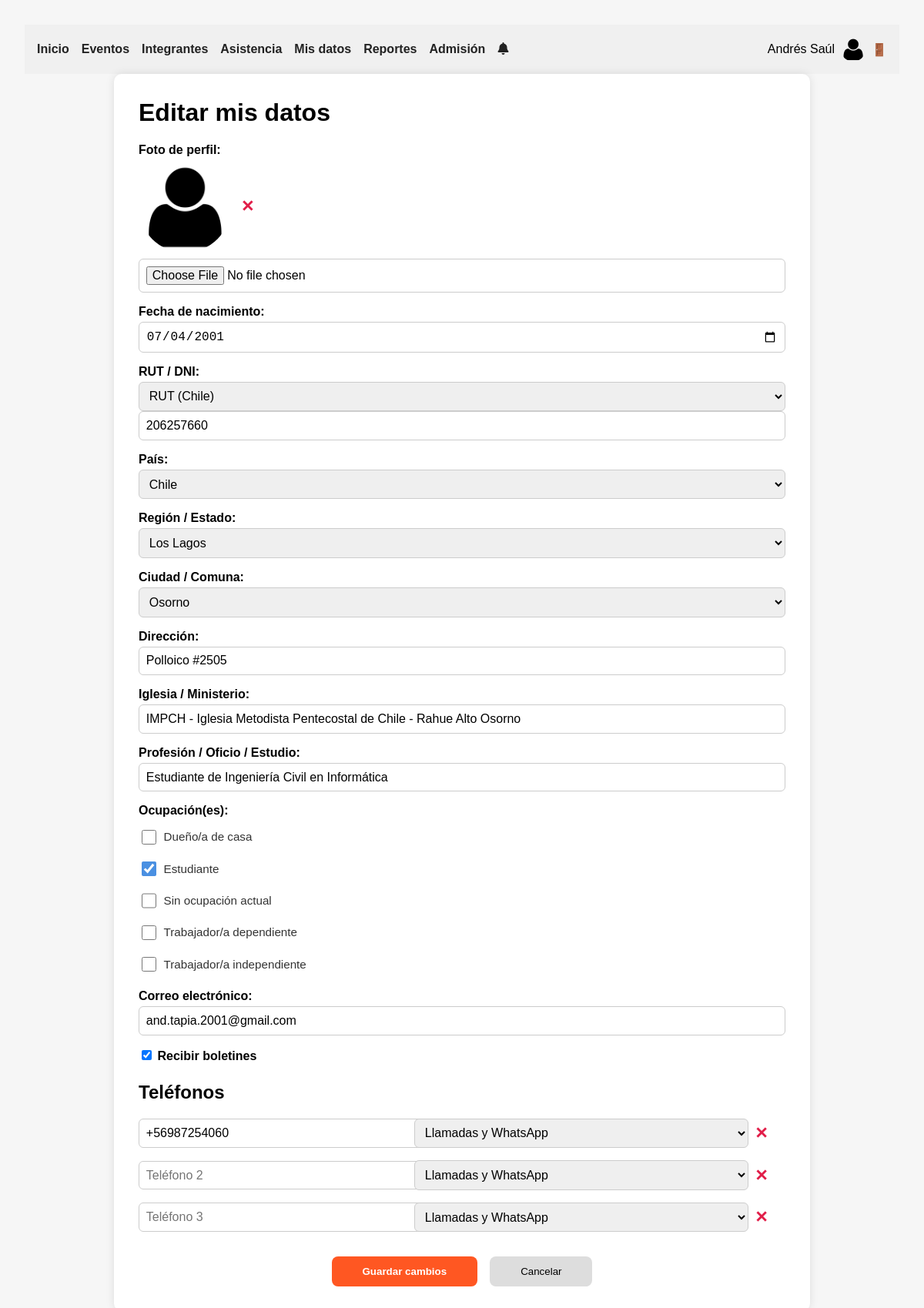
/editar_mis_datos.php (signed in), run on the app's committed database.
### tables this page shows
CREATE TABLE `usuarios` (
  `id_usuario` int(11) NOT NULL,
  `nombres` varchar(60) NOT NULL,
  `apellido_paterno` varchar(30) NOT NULL,
  `apellido_materno` varchar(30) DEFAULT NULL,
  `foto_perfil` varchar(255) DEFAULT NULL,
  `fecha_nacimiento` date DEFAULT NULL,
  `rut_dni` varchar(13) NOT NULL,
  `id_pais` int(11) NOT NULL,
  `id_region_estado` int(11) DEFAULT NULL,
  `id_ciudad_comuna` int(11) DEFAULT NULL,
  `direccion` varchar(255) DEFAULT NULL,
  `iglesia_ministerio` varchar(255) DEFAULT NULL,
  `profesion_oficio_estudio` varchar(255) DEFAULT NULL,
  `password` varchar(255) DEFAULT NULL,
  `fecha_registro` date NOT NULL,
  `ultima_actualizacion` timestamp NULL DEFAULT NULL
);

CREATE TABLE `paises` (
  `id_pais` int(11) NOT NULL,
  `nombre_pais` varchar(100) NOT NULL
);

CREATE TABLE `region_estado` (
  `id_region_estado` int(11) NOT NULL,
  `nombre_region_estado` varchar(100) NOT NULL,
  `id_pais` int(11) DEFAULT NULL
);

CREATE TABLE `ciudad_comuna` (
  `id_ciudad_comuna` int(11) NOT NULL,
  `nombre_ciudad_comuna` varchar(100) NOT NULL,
  `id_region_estado` int(11) DEFAULT NULL
);

CREATE TABLE `ocupaciones` (
  `id_ocupacion` int(11) NOT NULL,
  `nombre` varchar(50) NOT NULL
);

CREATE TABLE `correos_electronicos` (
  `correo_electronico` varchar(320) NOT NULL,
  `id_usuario` int(11) NOT NULL,
  `boletin` tinyint(1) DEFAULT 1,
  `verified` tinyint(1) NOT NULL DEFAULT 0,
  `verify_token` varchar(64) DEFAULT NULL,
  `token_expires` datetime DEFAULT NULL
);

CREATE TABLE `telefonos` (
  `id_usuario` int(11) NOT NULL,
  `telefono` varchar(16) NOT NULL,
  `es_principal` tinyint(1) DEFAULT NULL,
  `id_descripcion_telefono` int(11) DEFAULT NULL
);

CREATE TABLE `descripcion_telefonos` (
  `id_descripcion_telefono` int(11) NOT NULL,
  `nombre_descripcion_telefono` varchar(50) DEFAULT NULL
);

### lib_auth.php (called while the page is built, shortened)
<?php
function user_is_lider_nac(PDO $pdo,int $uid): bool {
    $q = $pdo->prepare(
        "SELECT 1 FROM integrantes_equipos_proyectos
         WHERE id_usuario=? AND id_equipo_proyecto=1 LIMIT 1");
    $q->execute([$uid]);
    return (bool)$q->fetchColumn();
}
function user_can_use_reports(PDO $pdo,int $uid): bool {
    return user_is_lider_nac($pdo,$uid) || user_is_privileged($pdo,$uid);
}

### editar_mis_datos.php (the view, shortened to what this page needs)
<?php
require 'conexion.php';
$id_usuario = $_SESSION['id_usuario'];
$stmt = $pdo->prepare("
  SELECT nombres, foto_perfil
    FROM usuarios
   WHERE id_usuario = :id
");
$stmt->execute(['id' => $id_usuario]);
$navUser = $stmt->fetch(PDO::FETCH_ASSOC);
$stmt = $pdo->prepare("SELECT * FROM usuarios WHERE id_usuario = :id");
$stmt->execute(['id' => $id_usuario]);
$user = $stmt->fetch(PDO::FETCH_ASSOC);
$descList = $pdo->query("
  SELECT id_descripcion_telefono AS clave, nombre_descripcion_telefono AS nombre
    FROM descripcion_telefonos
   ORDER BY nombre_descripcion_telefono
")->fetchAll(PDO::FETCH_ASSOC);
$telRows = $pdo->prepare("
  SELECT telefono, id_descripcion_telefono AS tipo_telefono
    FROM telefonos
   WHERE id_usuario = :id
   ORDER BY es_principal DESC
   LIMIT 3
");
$telRows->execute(['id' => $id_usuario]);
$telefonos = $telRows->fetchAll(PDO::FETCH_ASSOC);
$stmt = $pdo->prepare("
  SELECT correo_electronico AS correo, boletin
    FROM correos_electronicos
   WHERE id_usuario = :id
   LIMIT 1
");
$stmt->execute(['id' => $id_usuario]);
$emailData = $stmt->fetch(PDO::FETCH_ASSOC);
$ocupList = $pdo->query("
  SELECT id_ocupacion, nombre
    FROM ocupaciones
")->fetchAll(PDO::FETCH_ASSOC);
$stmt = $pdo->prepare("
  SELECT id_ocupacion
    FROM usuarios_ocupaciones
   WHERE id_usuario = :id
");
$stmt->execute(['id' => $id_usuario]);
$userOcupIds = array_column($stmt->fetchAll(PDO::FETCH_ASSOC), 'id_ocupacion');
$paises = $pdo->query("
  SELECT id_pais, nombre_pais
    FROM paises
")->fetchAll(PDO::FETCH_ASSOC);
$regionesStmt = $pdo->prepare("
  SELECT id_region_estado, nombre_region_estado
    FROM region_estado
   WHERE id_pais = :p
");
$regionesStmt->execute(['p' => $user['id_pais']]);
$regionList = $regionesStmt->fetchAll(PDO::FETCH_ASSOC);
$ciudadesStmt = $pdo->prepare("
  SELECT id_ciudad_comuna, nombre_ciudad_comuna
    FROM ciudad_comuna
   WHERE id_region_estado = :r
");
$ciudadesStmt->execute(['r' => $user['id_region_estado']]);
$ciudadList = $ciudadesStmt->fetchAll(PDO::FETCH_ASSOC);
$defaultVersion = filemtime(__DIR__ . '/uploads/fotos/default.png');
?>
<!DOCTYPE html>
<html lang="es">
<head>
  <link rel="stylesheet" href="styles/main.css">
  <link rel="stylesheet"
        href="https://cdnjs.cloudflare.com/ajax/libs/font-awesome/6.4.0/css/all.min.css">
  <link rel="stylesheet"
        href="https://cdnjs.cloudflare.com/ajax/libs/intl-tel-input/17.0.8/css/intlTelInput.min.css">
</head>
<body>
  <nav>
    <div class="menu">
      <a href="home.php">Inicio</a>
      <a href="eventos.php">Eventos</a>
      <a href="integrantes.php">Integrantes</a>
      <a href="asistencia.php">Asistencia</a>
      <a href="ver_mis_datos.php">Mis datos</a>
      <?php
      require_once 'lib_auth.php';
      $uid = $_SESSION['id_usuario'] ?? 0;
      if (user_can_use_reports($pdo,$uid)): ?>
          <a href="reportes.php">Reportes</a>
      <?php endif; ?>
      <a href="admision.php">Admisión</a>
      <a href="#"><i class="fas fa-bell"></i></a>
    </div>
    <div class="perfil">
      <span id="nombre-usuario"><?=htmlspecialchars($navUser['nombres'])?></span>
      <img id="foto-perfil-nav"
          src="<?=htmlspecialchars($navUser['foto_perfil']?:'uploads/fotos/default.png')?>?v=<?= $defaultVersion ?>"
          alt="Foto de <?=htmlspecialchars($navUser['nombres'])?>">
      <a href="#" id="logout" title="Cerrar sesión">🚪</a>
    </div>
  </nav>
  <div class="container">
    <h1>Editar mis datos</h1>
    <form id="form-editar" novalidate enctype="multipart/form-data">
      <div class="grupo">
        <label>Foto de perfil:</label>
        <div class="foto-wrapper">
          <img id="foto_perfil"
              src="<?=htmlspecialchars($user['foto_perfil'] ?: 'uploads/fotos/default.png')?>?v=<?= $defaultVersion ?>"
              alt="Foto de perfil">
          <span id="eliminar_foto" class="delete-btn" title="Eliminar">✕</span>
        </div>
        <input type="file" id="nueva_foto" name="foto" accept="image/*">
      </div>
      <div class="grupo">
        <label for="fecha_nacimiento">Fecha de nacimiento:</label>
        <input type="date" id="fecha_nacimiento" name="fecha_nacimiento"
              max="<?= date('Y-m-d') ?>"
              value="<?= htmlspecialchars($user['fecha_nacimiento']) ?>">
      </div>
      <div class="grupo">
        <label for="rut_dni">RUT / DNI:</label>
        <select id="tipo_doc" name="tipo_doc">
          <option value="rut" <?= $user['id_pais']==1?'selected':'' ?>>RUT (Chile)</option>
        </select>
        <input type="text" id="rut_dni" name="rut_dni"
              value="<?= htmlspecialchars($user['rut_dni']) ?>"
              placeholder="Solo números">
      </div>
      <div class="grupo">
        <label for="pais">País:</label>
        <select id="pais" name="id_pais">
          <?php foreach($paises as $p): ?>
            <option value="<?= $p['id_pais']?>"
              <?= $p['id_pais']==$user['id_pais']?'selected':''?>>
              <?= htmlspecialchars($p['nombre_pais'])?>
            </option>
          <?php endforeach; ?>
        </select>
      </div>
      <div class="grupo">
        <label for="region">Región / Estado:</label>
        <select id="region" name="id_region_estado">
          <?php foreach($regionList as $r): ?>
            <option value="<?= $r['id_region_estado']?>"
              <?= $r['id_region_estado']==$user['id_region_estado']?'selected':''?>>
              <?= htmlspecialchars($r['nombre_region_estado'])?>
            </option>
          <?php endforeach; ?>
        </select>
      </div>
      <div class="grupo">
        <label for="ciudad">Ciudad / Comuna:</label>
        <select id="ciudad" name="id_ciudad_comuna">
          <?php foreach($ciudadList as $c): ?>
            <option value="<?= $c['id_ciudad_comuna']?>"
              <?= $c['id_ciudad_comuna']==$user['id_ciudad_comuna']?'selected':''?>>
              <?= htmlspecialchars($c['nombre_ciudad_comuna'])?>
            </option>
          <?php endforeach; ?>
        </select>
      </div>
      <div class="grupo">
        <label for="direccion">Dirección:</label>
        <input type="text" id="direccion" name="direccion"
              value="<?= htmlspecialchars($user['direccion']) ?>">
      </div>
      <div class="grupo">
        <label for="iglesia">Iglesia / Ministerio:</label>
        <input type="text" id="iglesia" name="iglesia_ministerio"
              value="<?= htmlspecialchars($user['iglesia_ministerio']) ?>">
      </div>
      <div class="grupo">
        <label for="profesion">Profesión / Oficio / Estudio:</label>
        <input type="text" id="profesion" name="profesion_oficio_estudio"
              value="<?= htmlspecialchars($user['profesion_oficio_estudio']) ?>">
      </div>
      <div class="grupo">
        <label>Ocupación(es):</label>
        <div id="ocupaciones-wrapper" class="ocups">
          <?php foreach($ocupList as $o): ?>
            <label>
              <input type="checkbox" name="id_ocupacion[]"
                    value="<?= $o['id_ocupacion'] ?>"
                <?= in_array($o['id_ocupacion'],$userOcupIds)?'checked':''?>>
              <span><?= htmlspecialchars($o['nombre']) ?></span>
            </label>
          <?php endforeach; ?>
        </div>
      </div>
      <div class="grupo">
        <label for="correo">Correo electrónico:</label>
        <input type="email" id="correo" name="correo"
              value="<?= htmlspecialchars($emailData['correo'] ?? '') ?>">
      </div>
      <div class="grupo">
        <label>
          <input type="checkbox" id="boletin" name="boletin"
            <?= !empty($emailData['boletin']) ? 'checked' : '' ?>>
          Recibir boletines
        </label>
      </div>
      <h2>Teléfonos</h2>
      <?php for($i=0; $i<3; $i++):
        $tel = $telefonos[$i]['telefono'] ?? '';
        $tp  = $telefonos[$i]['tipo_telefono'] ?? '';
      ?>
        <div class="grupo tel-row">
          <input
            type="tel"
            id="telefono_<?=($i+1)?>"
            name="telefono_<?=($i+1)?>"
            value="<?= htmlspecialchars($tel)?>"
            placeholder="Teléfono <?= $i?($i+1).'':'1 (principal)'?>"
          >
          <select
            id="tipo_telefono_<?=($i+1)?>"
            name="tipo_telefono_<?=($i+1)?>"
          >
            <?php foreach($descList as $d): ?>
              <option
                value="<?= $d['clave']?>"
                <?= $d['clave']==$tp?'selected':''?>
              >
                <?= htmlspecialchars($d['nombre'])?>
              </option>
            <?php endforeach; ?>
          </select>
          <span class="delete-btn delete-telefono" data-indice="<?=($i+1)?>">✕</span>
        </div>
      <?php endfor; ?>
      <div class="botones">
        <button type="submit" class="btn-primario">Guardar cambios</button>
        <a href="ver_mis_datos.php">
          <button type="button" class="btn-secundario">Cancelar</button>
        </a>
      </div>
    </form>
  </div>
</body>
</html>

### styles/main.css (style rules this page uses)
:root { --color-fondo: #fcf4ef; --color-header: #333; --color-texto: #fff; --color-enlace: #FF5733; --color-enlace-hover: #FF4500; --color-boton: #4CAF50; --color-boton-hover: #45a049; --color-titulo: #FF5733; --color-subtitulo: #FF4500; }
body { font-family: Arial, sans-serif; margin: 0; padding: 0; }

### editar_mis_datos.php (style rules this page uses)
nav { background:#f0f0f0;padding:1rem;display:flex;justify-content:space-between;align-items:center;flex-wrap:wrap }
nav .menu { display:flex;gap:1rem;flex-wrap:wrap }
nav a { text-decoration:none;color:#222;font-weight:bold }
.perfil { display:flex;align-items:center;gap:.5rem }
.perfil img { width:32px;height:32px;border-radius:50%;object-fit:cover }
body { font-family:sans-serif;margin:0;background:#f6f6f6;padding:2rem }
.container { max-width:840px;margin:auto;background:#fff;padding:2rem;border-radius:10px;box-shadow:0 0 12px rgba(0,0,0,.1) }
h1 { margin-top:0 }
.grupo { display:flex;flex-direction:column;margin-bottom:1rem }
.grupo label { font-weight:bold;margin-bottom:.25rem }
.grupo input,.grupo select { padding:.55rem;border:1px solid #ccc;border-radius:6px;font-size:1rem }
.foto-wrapper { display:flex;align-items:center;gap:.8rem;margin-bottom:.5rem }
.foto-wrapper img { width:120px;height:120px;border-radius:50%;object-fit:cover }
.delete-btn { cursor:pointer;color:#e11d48;font-weight:bold;font-size:1.3rem }
.ocups { display:grid;grid-template-columns:repeat(auto-fill,minmax(220px,1fr));gap:.3rem .8rem;margin-top:.3rem }
.ocups label { font-weight:normal;display:flex;align-items:center;gap:.4rem }
.tel-row { display:grid;grid-template-columns:350px 1fr 40px;gap:.5rem;align-items:center }
.tel-row input { width:100% }
.botones { display:flex;justify-content:center;gap:1rem;margin-top:2rem }
.btn-primario { background:#ff5722;color:#fff;border:none;padding:.75rem 2.5rem;font-weight:bold;border-radius:8px;cursor:pointer }
.btn-secundario { background:#ddd;border:none;padding:.75rem 2.5rem;border-radius:8px;cursor:pointer }
.ocups { display: flex; flex-direction: column; gap: 0.75rem; margin-top: 0.5rem; }
.ocups label { width: 100%; }
.ocups label input[type="checkbox"] { accent-color: #4a90e2; width: 1.2em; height: 1.2em; margin-top: 0.2em; }
.ocups label span { flex-grow: 1; line-height: 1.3; font-size: 0.95rem; color: #333; }

### data on the page
usuarios: nombres "Andrés Saúl", fecha_nacimiento "07/04/2001", tipo_doc "RUT (Chile)", rut_dni "206257660", id_pais "Chile", id_region_estado "Los Lagos", id_ciudad_comuna "Osorno", direccion "Polloico #2505", iglesia_ministerio "IMPCH - Iglesia Metodista Pentecostal de Chile - Rahue Alto Osorno", profesion_oficio_estudio "Estudiante de Ingeniería Civil en Informática"
ocupaciones: nombre "Dueño/a de casa"
ocupaciones: id_ocupacion "☑", nombre "Estudiante"
ocupaciones: nombre "Sin ocupación actual"
ocupaciones: nombre "Trabajador/a dependiente"
ocupaciones: nombre "Trabajador/a independiente"
correos_electronicos: correo "and.tapia.2001@gmail.com", boletin "☑"
telefonos: telefono "+56987254060", id_descripcion_telefono.nombre_descripcion_telefono "Llamadas y WhatsApp"

### other printed values
form field value "Llamadas y WhatsApp"
